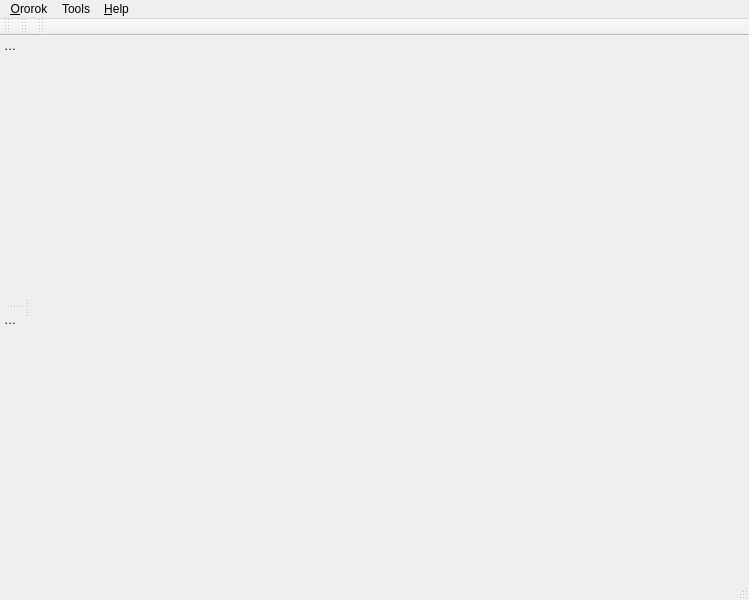
<?xml version="1.0" encoding="UTF-8"?>
<ui version="4.0">
 <class>MainWindow</class>
 <widget class="QMainWindow" name="MainWindow">
  <property name="geometry">
   <rect>
    <x>0</x>
    <y>0</y>
    <width>749</width>
    <height>600</height>
   </rect>
  </property>
  <property name="windowTitle">
   <string>MainWindow</string>
  </property>
  <property name="windowIcon">
   <iconset resource="../resources/application.qrc">
    <normaloff>:/ororok-32.png</normaloff>:/ororok-32.png</iconset>
  </property>
  <widget class="QWidget" name="centralwidget">
   <layout class="QHBoxLayout" name="horizontalLayout"/>
  </widget>
  <widget class="QMenuBar" name="menubar">
   <property name="geometry">
    <rect>
     <x>0</x>
     <y>0</y>
     <width>749</width>
     <height>21</height>
    </rect>
   </property>
   <widget class="QMenu" name="menuOrorok">
    <property name="title">
     <string>&amp;Ororok</string>
    </property>
    <addaction name="actionQuit"/>
   </widget>
   <widget class="QMenu" name="menu_Help">
    <property name="title">
     <string>&amp;Help</string>
    </property>
    <addaction name="actionAboutOrorok"/>
   </widget>
   <widget class="QMenu" name="menuCollection">
    <property name="title">
     <string>Tools</string>
    </property>
    <addaction name="actionNewPlaylist"/>
    <addaction name="actionRescanCollection"/>
    <addaction name="actionReloadCollectionTree"/>
    <addaction name="actionEditSettings"/>
   </widget>
   <addaction name="menuOrorok"/>
   <addaction name="menuCollection"/>
   <addaction name="menu_Help"/>
  </widget>
  <widget class="QStatusBar" name="statusbar"/>
  <widget class="QDockWidget" name="collectionDock">
   <property name="features">
    <set>QDockWidget::DockWidgetMovable</set>
   </property>
   <property name="windowTitle">
    <string>Collection</string>
   </property>
   <attribute name="dockWidgetArea">
    <number>1</number>
   </attribute>
   <widget class="QWidget" name="dockWidgetContents"/>
  </widget>
  <widget class="QDockWidget" name="contextDock">
   <property name="features">
    <set>QDockWidget::DockWidgetMovable</set>
   </property>
   <property name="windowTitle">
    <string>Context</string>
   </property>
   <attribute name="dockWidgetArea">
    <number>1</number>
   </attribute>
   <widget class="QWidget" name="dockWidgetContents_2"/>
  </widget>
  <widget class="QToolBar" name="playControlsToolbar">
   <property name="windowTitle">
    <string>Playback controls</string>
   </property>
   <attribute name="toolBarArea">
    <enum>TopToolBarArea</enum>
   </attribute>
   <attribute name="toolBarBreak">
    <bool>false</bool>
   </attribute>
  </widget>
  <widget class="QToolBar" name="volumeToolbar">
   <property name="windowTitle">
    <string>toolBar</string>
   </property>
   <attribute name="toolBarArea">
    <enum>TopToolBarArea</enum>
   </attribute>
   <attribute name="toolBarBreak">
    <bool>false</bool>
   </attribute>
  </widget>
  <widget class="QToolBar" name="trackProgressToolbar">
   <property name="windowTitle">
    <string>toolBar</string>
   </property>
   <attribute name="toolBarArea">
    <enum>TopToolBarArea</enum>
   </attribute>
   <attribute name="toolBarBreak">
    <bool>false</bool>
   </attribute>
  </widget>
  <action name="actionQuit">
   <property name="text">
    <string>Quit</string>
   </property>
   <property name="shortcut">
    <string>Ctrl+Q</string>
   </property>
  </action>
  <action name="action_Quit">
   <property name="text">
    <string>&amp;Quit</string>
   </property>
  </action>
  <action name="actionRescanCollection">
   <property name="text">
    <string>&amp;Update collections</string>
   </property>
   <property name="toolTip">
    <string>Update collections database: find new files and remove deleted from filesystem</string>
   </property>
  </action>
  <action name="actionReloadCollectionTree">
   <property name="text">
    <string>Reload collection tree</string>
   </property>
  </action>
  <action name="actionAboutOrorok">
   <property name="text">
    <string>About Ororok</string>
   </property>
  </action>
  <action name="actionEditSettings">
   <property name="text">
    <string>&amp;Configure Ororok</string>
   </property>
  </action>
  <action name="actionSaveGeometry">
   <property name="text">
    <string>Save geometry</string>
   </property>
  </action>
  <action name="actionNewPlaylist">
   <property name="text">
    <string>New playlist</string>
   </property>
  </action>
 </widget>
 <resources>
  <include location="../resources/application.qrc"/>
 </resources>
 <connections/>
</ui>
